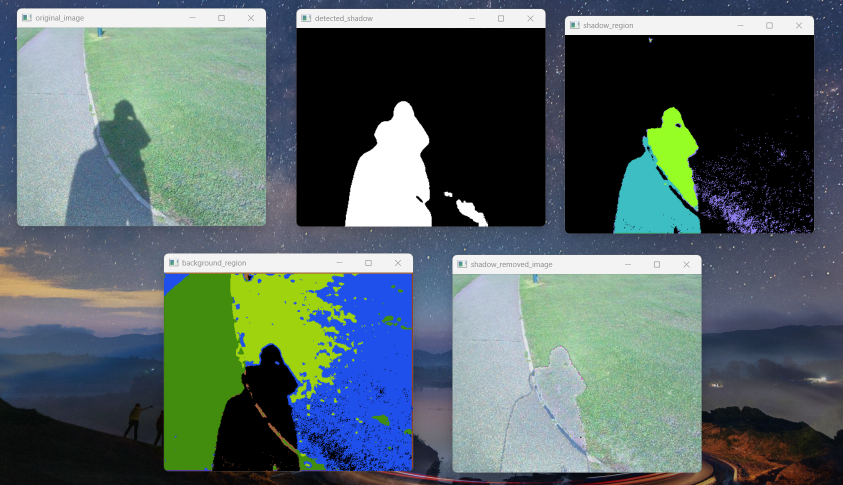
#> input picture shadow-detection-gaussian-prism/output.png, 1685 x 970 px (shown at 1/2 size)
$ python shadow_remove.py   (older library calls are emulated)
#> lines starting #> are read from the running program, lines starting #| are printed output that depends on the picture; after the words box and inside, x2 and y2 are one past the last pixel; in counts of white or black regions, pixels touching at a corner belong together; pictures that were not available may be replaced by others from this repository, and a replacement may not be noted
import cv2
import numpy as np
import math

seg = cv2.imread("output.png")
#> seg is the input picture: shape (970, 1685, 3); mean B, G, R 102.4, 102.9, 86.8
img = cv2.imread('shadow.jpg')
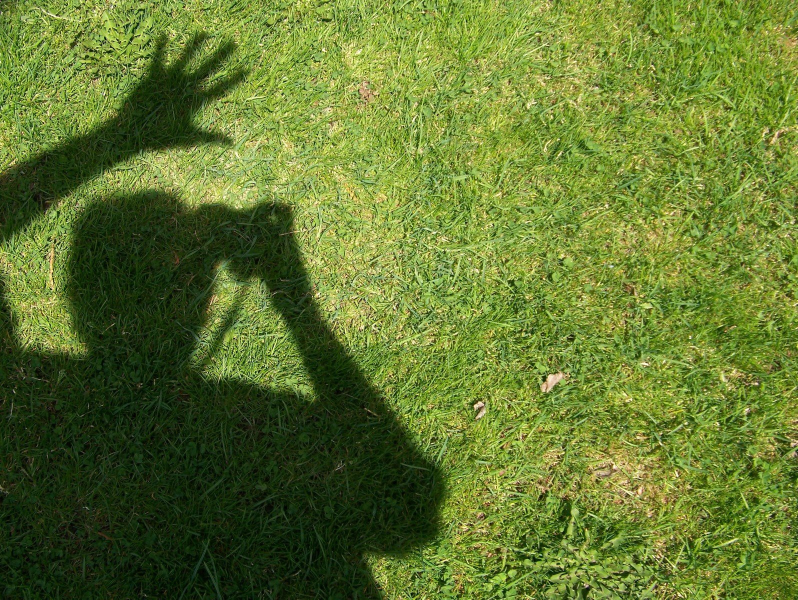
#> input picture shadow-detection-gaussian-prism/testing_image_1.jpg, 1596 x 1199 px, given in place of shadow.jpg, which was not available (shown at 1/2 size)
#> img is the input picture: shape (1199, 1596, 3); mean B, G, R 47.9, 118.9, 98.2
gray = cv2.imread('shadow.jpg', 0)
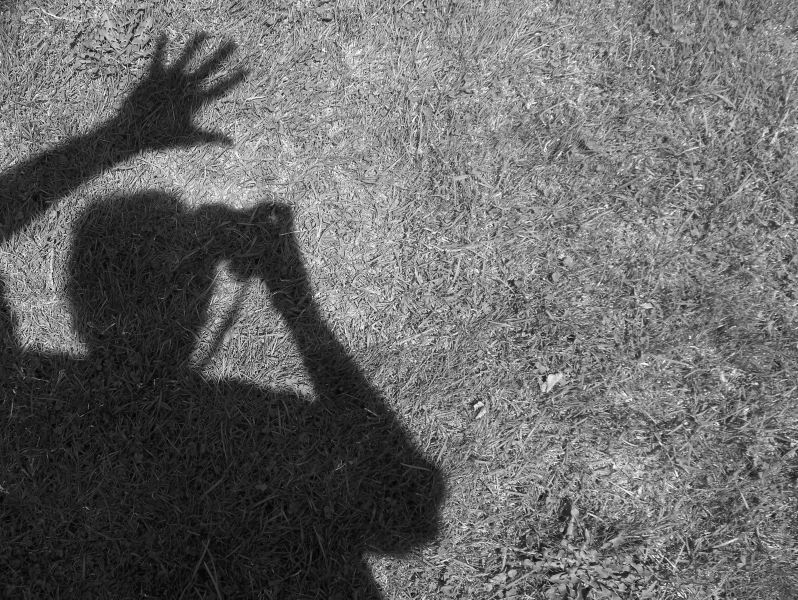
#> gray: shape (1199, 1596) (shown at 1/2 size); min 0, max 255, mean 104.6
blur = cv2.bilateralFilter(img,9,75,75)

#############################    HSI CONVERSION    ###########################

blur = np.divide(blur, 255.0)

hsi = np.zeros((blur.shape[0],blur.shape[1],blur.shape[2]),dtype=np.float)
ratio_map = np.zeros((blur.shape[0],blur.shape[1]),dtype=np.uint8)

for i in range(blur.shape[0]):
    for j in range(blur.shape[1]):
        hsi[i][j][2] = (blur[i][j][0]+blur[i][j][1]+blur[i][j][2])/3
        hsi[i][j][0] = math.acos(((blur[i][j][2]-blur[i][j][1])*(blur[i][j][2]-blur[i][j][0]))/(2*math.sqrt((blur[i][j][2]-blur[i][j][1])*(blur[i][j][2]-blur[i][j][1])+(blur[i][j][2]-blur[i][j][0])*(blur[i][j][1]-blur[i][j][0]))))
        hsi[i][j][1] = 1 - 3*min(blur[i][j][0],blur[i][j][1],blur[i][j][2])/hsi[i][j][2]
        ratio_map[i][j] = hsi[i][j][0]/(hsi[i][j][2]+0.01)
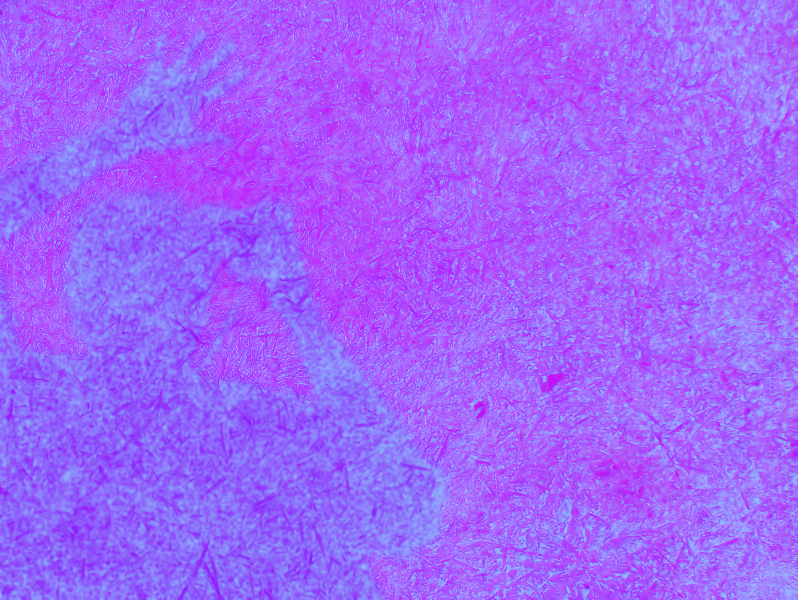
#> hsi: shape (1199, 1596, 3) float64 (shown at 1/2 size); mean B, G, R 1.6, -0.489, 0.346; drawn with min black and max white
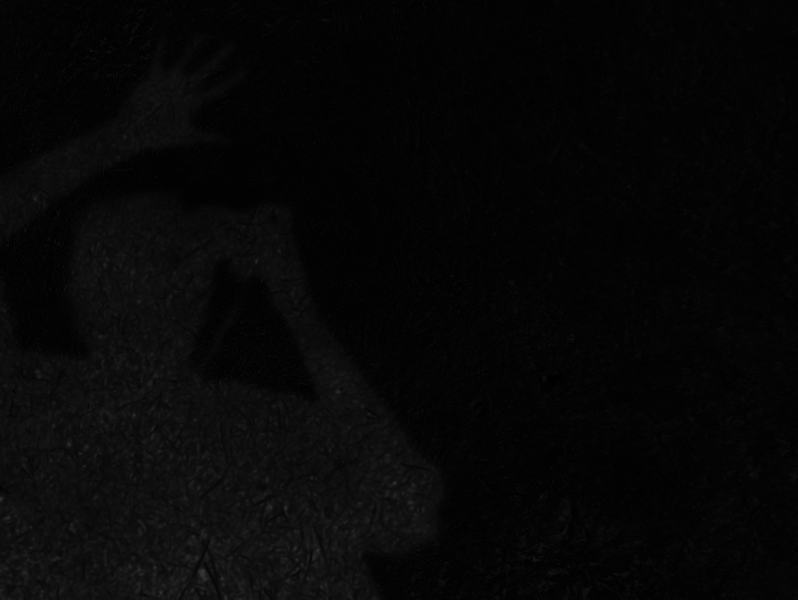
#> ratio_map: shape (1199, 1596) (shown at 1/2 size); min 1, max 58, mean 6.7

###############################################################################

#########################    OTSU'S METHOD    #################################

hist = np.histogram(ratio_map.ravel(),256,[0,256])
ret,th = cv2.threshold(ratio_map,0,255,cv2.THRESH_BINARY+cv2.THRESH_OTSU)
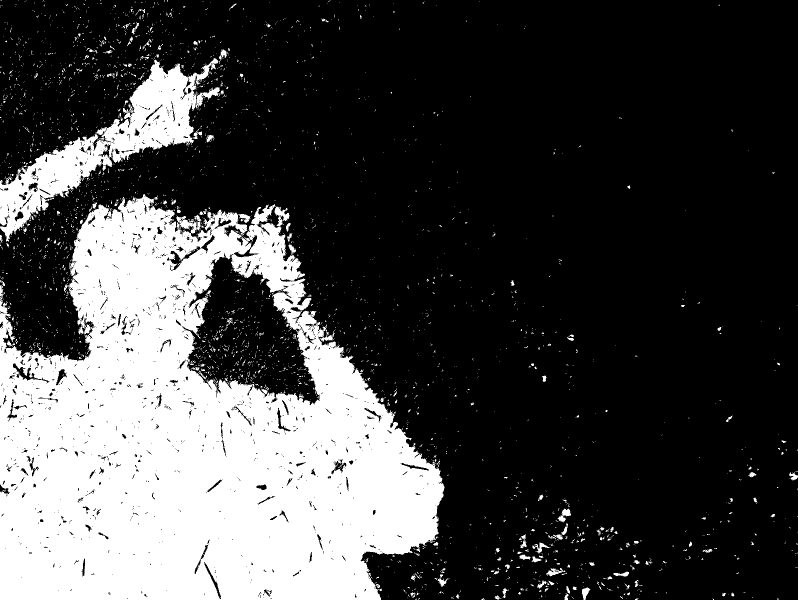
#> th: shape (1199, 1596) (shown at 1/2 size); 27.2% white; 3112 white regions (2947 under 20 px), largest, box (x1, y1, x2, y2) and area: (0, 388, 889, 1199) 460872, (0, 116, 437, 483) 39214, (392, 174, 440, 217) 660
#> ret = 9
ret,inv_th = cv2.threshold(ratio_map,0,255,cv2.THRESH_BINARY_INV+cv2.THRESH_OTSU)
bin_thresh = cv2.medianBlur(th,15)
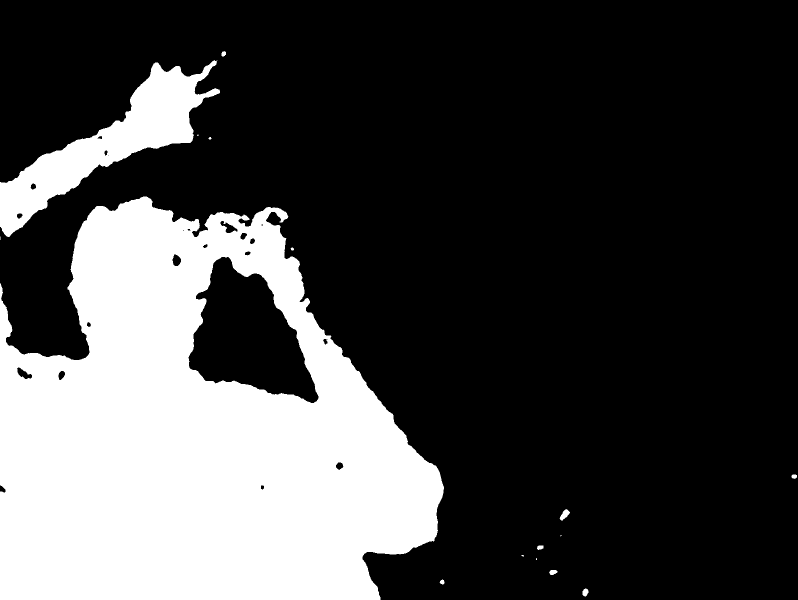
#> bin_thresh: shape (1199, 1596) (shown at 1/2 size); 27.3% white; 17 white regions (6 under 20 px), largest, box (x1, y1, x2, y2) and area: (0, 393, 888, 1199) 478325, (0, 120, 440, 474) 42931, (1119, 1018, 1140, 1041) 245
bin_inv_thresh = cv2.medianBlur(inv_th,15)
###############################################################################

###############################################################################
#> (the run stopped early here; a loop or call above may not have finished)
